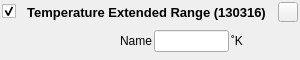
<?xml version="1.0" encoding="UTF-8"?>
<!-- Copyright (C) 2024-2026 RF StateSide LLC; SPDX-License-Identifier: AGPL-3.0-or-later -->
<ui version="4.0">
 <class>TemperatureExtended130316</class>
 <widget class="QWidget" name="TemperatureExtended130316">
  <property name="geometry">
   <rect>
    <x>0</x>
    <y>0</y>
    <width>300</width>
    <height>60</height>
   </rect>
  </property>
  <property name="focusPolicy">
   <enum>Qt::FocusPolicy::StrongFocus</enum>
  </property>
  <property name="windowTitle">
   <string>Form</string>
  </property>
  <layout class="QVBoxLayout" name="verticalLayout">
   <property name="spacing">
    <number>2</number>
   </property>
   <property name="leftMargin">
    <number>2</number>
   </property>
   <property name="topMargin">
    <number>2</number>
   </property>
   <property name="rightMargin">
    <number>2</number>
   </property>
   <property name="bottomMargin">
    <number>2</number>
   </property>
   <item>
    <layout class="QHBoxLayout" name="horizontalLayout_2">
     <item>
      <widget class="QCheckBox" name="checkBoxEnabled">
       <property name="text">
        <string/>
       </property>
       <property name="checked">
        <bool>true</bool>
       </property>
      </widget>
     </item>
     <item>
      <spacer name="horizontalSpacer">
       <property name="orientation">
        <enum>Qt::Orientation::Horizontal</enum>
       </property>
       <property name="sizeHint" stdset="0">
        <size>
         <width>40</width>
         <height>20</height>
        </size>
       </property>
      </spacer>
     </item>
     <item>
      <widget class="QLabel" name="labelTitle">
       <property name="font">
        <font>
         <pointsize>10</pointsize>
         <bold>true</bold>
        </font>
       </property>
       <property name="text">
        <string>Temperature Extended Range (130316)</string>
       </property>
       <property name="alignment">
        <set>Qt::AlignmentFlag::AlignCenter</set>
       </property>
      </widget>
     </item>
     <item>
      <spacer name="horizontalSpacer_2">
       <property name="orientation">
        <enum>Qt::Orientation::Horizontal</enum>
       </property>
       <property name="sizeHint" stdset="0">
        <size>
         <width>40</width>
         <height>20</height>
        </size>
       </property>
      </spacer>
     </item>
     <item>
      <widget class="QPushButton" name="pushButtonRemove">
       <property name="minimumSize">
        <size>
         <width>20</width>
         <height>20</height>
        </size>
       </property>
       <property name="maximumSize">
        <size>
         <width>20</width>
         <height>20</height>
        </size>
       </property>
       <property name="text">
        <string/>
       </property>
      </widget>
     </item>
    </layout>
   </item>
   <item>
    <layout class="QHBoxLayout" name="horizontalLayout">
     <item>
      <widget class="QLabel" name="labelSource">
       <property name="minimumSize">
        <size>
         <width>150</width>
         <height>22</height>
        </size>
       </property>
       <property name="maximumSize">
        <size>
         <width>150</width>
         <height>16777215</height>
        </size>
       </property>
       <property name="text">
        <string>Name</string>
       </property>
       <property name="alignment">
        <set>Qt::AlignmentFlag::AlignRight|Qt::AlignmentFlag::AlignTrailing|Qt::AlignmentFlag::AlignVCenter</set>
       </property>
      </widget>
     </item>
     <item>
      <widget class="QLineEdit" name="lineEdit">
       <property name="minimumSize">
        <size>
         <width>75</width>
         <height>22</height>
        </size>
       </property>
       <property name="maximumSize">
        <size>
         <width>75</width>
         <height>16777215</height>
        </size>
       </property>
       <property name="inputMethodHints">
        <set>Qt::InputMethodHint::ImhNone</set>
       </property>
      </widget>
     </item>
     <item>
      <widget class="ClickableLabel" name="labelUnits">
       <property name="minimumSize">
        <size>
         <width>50</width>
         <height>22</height>
        </size>
       </property>
       <property name="toolTip">
        <string>&lt;html&gt;&lt;head/&gt;&lt;body&gt;&lt;p&gt;Click to change units&lt;/p&gt;&lt;/body&gt;&lt;/html&gt;</string>
       </property>
       <property name="text">
        <string>˚K</string>
       </property>
      </widget>
     </item>
    </layout>
   </item>
  </layout>
 </widget>
 <customwidgets>
  <customwidget>
   <class>ClickableLabel</class>
   <extends>QLabel</extends>
   <header location="global">clickablelabel.h</header>
  </customwidget>
 </customwidgets>
 <resources/>
 <connections/>
</ui>
